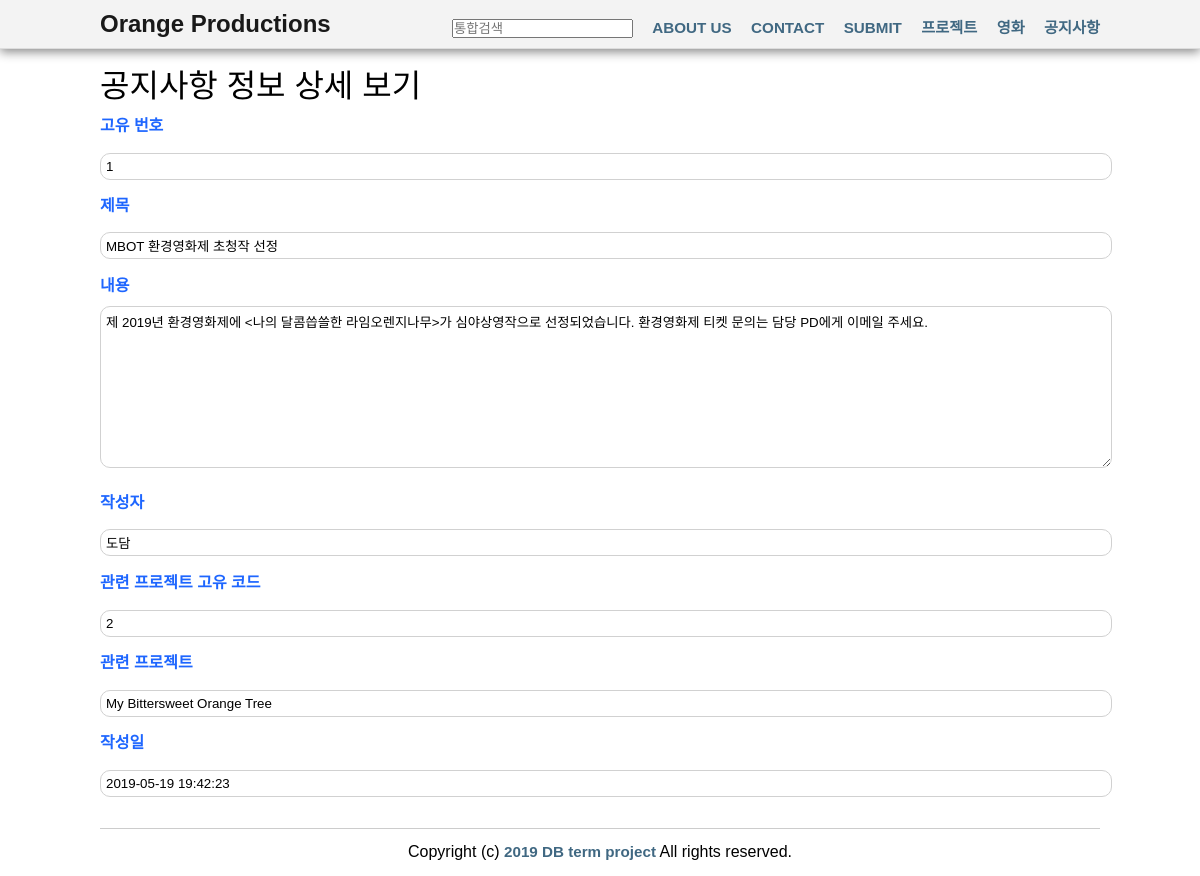
The page /orange-productions/notice_view.php?notice_no=1 on the database its author committed.
### tables this page shows
CREATE TABLE `notice` (
  `notice_no` int(10) NOT NULL AUTO_INCREMENT,
  `title` varchar(30) NOT NULL,
  `content` text NOT NULL,
  `emp_id` int(10) NOT NULL,
  `project_id` int(10) NOT NULL,
  `added_date` datetime NOT NULL,
  PRIMARY KEY (`notice_no`),
  KEY `emp_id` (`emp_id`),
  KEY `project_id` (`project_id`),
  CONSTRAINT `notice_ibfk_1` FOREIGN KEY (`emp_id`) REFERENCES `employee` (`emp_id`),
  CONSTRAINT `notice_ibfk_2` FOREIGN KEY (`project_id`) REFERENCES `project` (`project_id`)
);

CREATE TABLE `employee` (
  `emp_id` int(10) NOT NULL AUTO_INCREMENT,
  `emp_name` varchar(40) DEFAULT NULL,
  `dept_id` int(10) DEFAULT NULL,
  `email` varchar(40) DEFAULT NULL,
  `work` text NOT NULL,
  PRIMARY KEY (`emp_id`),
  KEY `dept_id` (`dept_id`),
  CONSTRAINT `employee_ibfk_1` FOREIGN KEY (`dept_id`) REFERENCES `department` (`dept_id`)
);

CREATE TABLE `project` (
  `project_id` int(10) NOT NULL AUTO_INCREMENT,
  `project_name` varchar(40) NOT NULL,
  `genre` varchar(30) NOT NULL,
  `year` year(4) NOT NULL,
  `director` varchar(30) NOT NULL,
  `emp_id` int(10) NOT NULL,
  `synopsis` text NOT NULL,
  `stage_no` int(4) NOT NULL,
  PRIMARY KEY (`project_id`),
  KEY `emp_id` (`emp_id`),
  KEY `stage_no` (`stage_no`),
  CONSTRAINT `project_ibfk_1` FOREIGN KEY (`emp_id`) REFERENCES `employee` (`emp_id`),
  CONSTRAINT `project_ibfk_2` FOREIGN KEY (`stage_no`) REFERENCES `stage` (`stage_no`)
);

### orange-productions/notice_view.php (the view, shortened to what this page needs)
<?
include "header.php";
include "config.php";
$conn = dbconnect($host, $dbid, $dbpass, $dbname);
if (array_key_exists("notice_no", $_GET)) {
    $notice_no = $_GET["notice_no"];
    $query = "select notice_no, title, content, emp_name, notice.project_id, project_name, added_date from notice,employee,project where notice.emp_id = employee.emp_id AND notice.project_id = project.project_id AND notice_no= $notice_no";
    $res = mysqli_query($conn, $query);
    $notice = mysqli_fetch_assoc($res);
}
?>
    <div class="container fullwidth">
        <h3>공지사항 정보 상세 보기</h3>
        <p>
            <label for="notice_no">고유 번호</label>
            <input readonly type="text" id="notice_no" name="notice_no" value="<?= $notice['notice_no'] ?>"/>
        </p>
        <p>
            <label for="title">제목</label>
            <input readonly type="text" id="title" name="title" value="<?= $notice['title'] ?>"/>
        </p>
        <p>
            <label for="content">내용</label>
            <textarea readonly id="content" name="content" rows="10"><?= $notice['content'] ?></textarea>
        </p>
        <p>
            <label for="emp_name">작성자</label>
            <input readonly type="text" id="emp_name" name="emp_name" value="<?= $notice['emp_name'] ?>"/>
        </p>
        <p>
            <label for="project_id">관련 프로젝트 고유 코드</label>
            <input readonly type="text" id="project_id" name="project_id" value="<?= $notice['project_id'] ?>"/>
        </p>
        <p>
            <label for="project_name">관련 프로젝트</label>
            <input readonly type="text" id="project_name" name="project_name" value="<?= $notice['project_name'] ?>"/>
        </p>
        <p>
            <label for="added_date">작성일</label>
            <input readonly type="text" id="added_date" name="added_dater" value="<?= $notice['added_date'] ?>"/>
        </p>
    </div>
<? include("footer.php") ?>

### orange-productions/styles.css (style rules this page uses)
body { margin-top: 60px; }
.container { width: 1000px; margin: 0 auto; }
* { margin: 0; padding: 0; font-family: "Nanum Gothic", sans-serif; }
h1, h2, h3, h4, h5, h6 { font-weight: 500; }
h3 { font-size: 2em; }
p { line-height: 2.5em; }
label { font-weight: 700; color: #1e66ff; }
.fullwidth input[type='text'], input[type='number'], textarea, select { border: 1px solid #d1d1d1; border-radius: 10px; padding: 5px; width: 100% }

### rows shown on the page
notice: notice_no "1", title "MBOT 환경영화제 초청작 선정", content "제 2019년 환경영화제에 <나의 달콤씁쓸한 라임오렌지나무>가 심야상영작으로 선정되었습니다. 환경영화제 티켓 문의는 담당 PD에게 이메일 주세요.", emp_name "도담", project_id "2", project_name "My Bittersweet Orange Tree", added_dater "2019-05-19 19:42:23"
